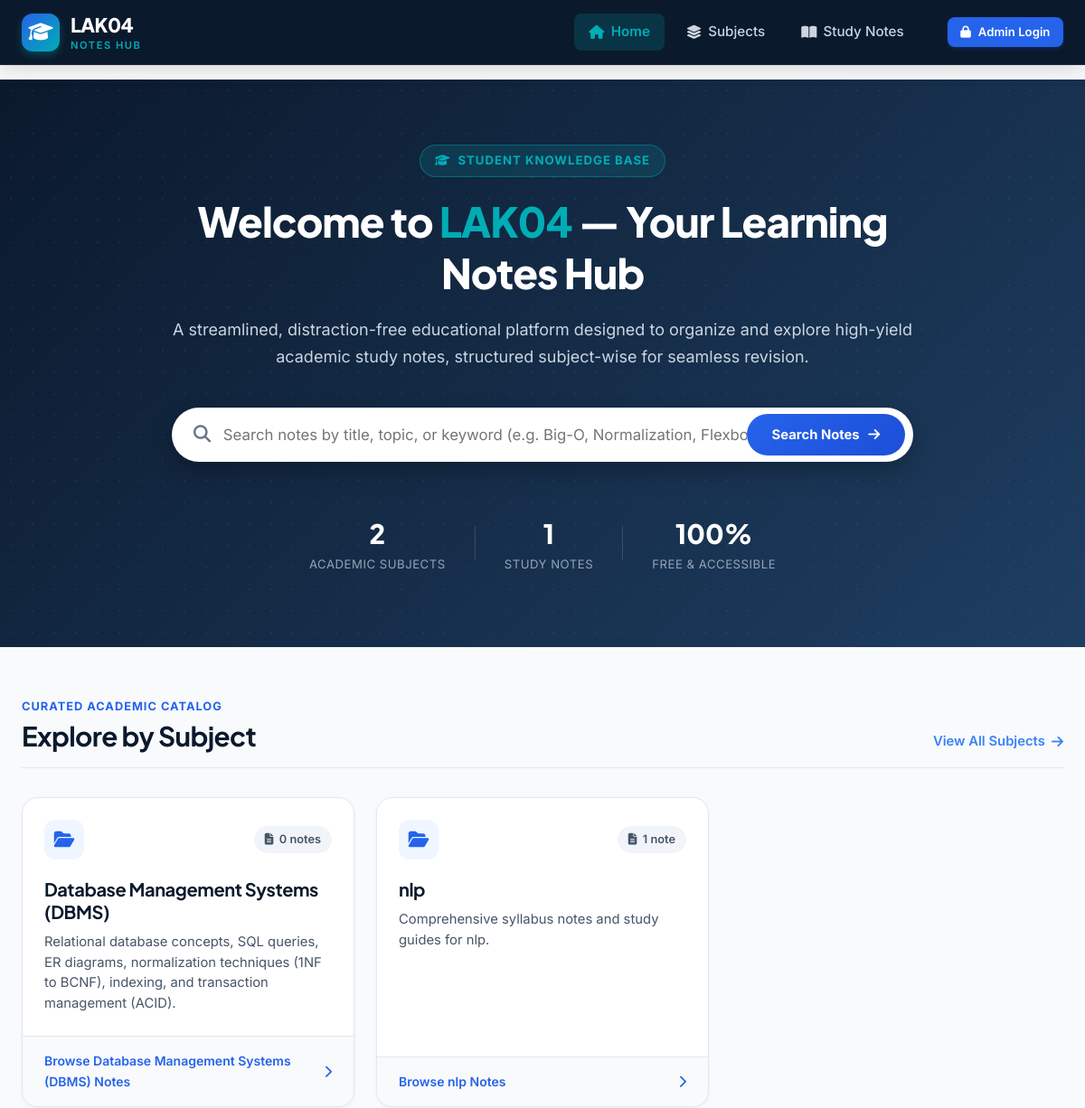
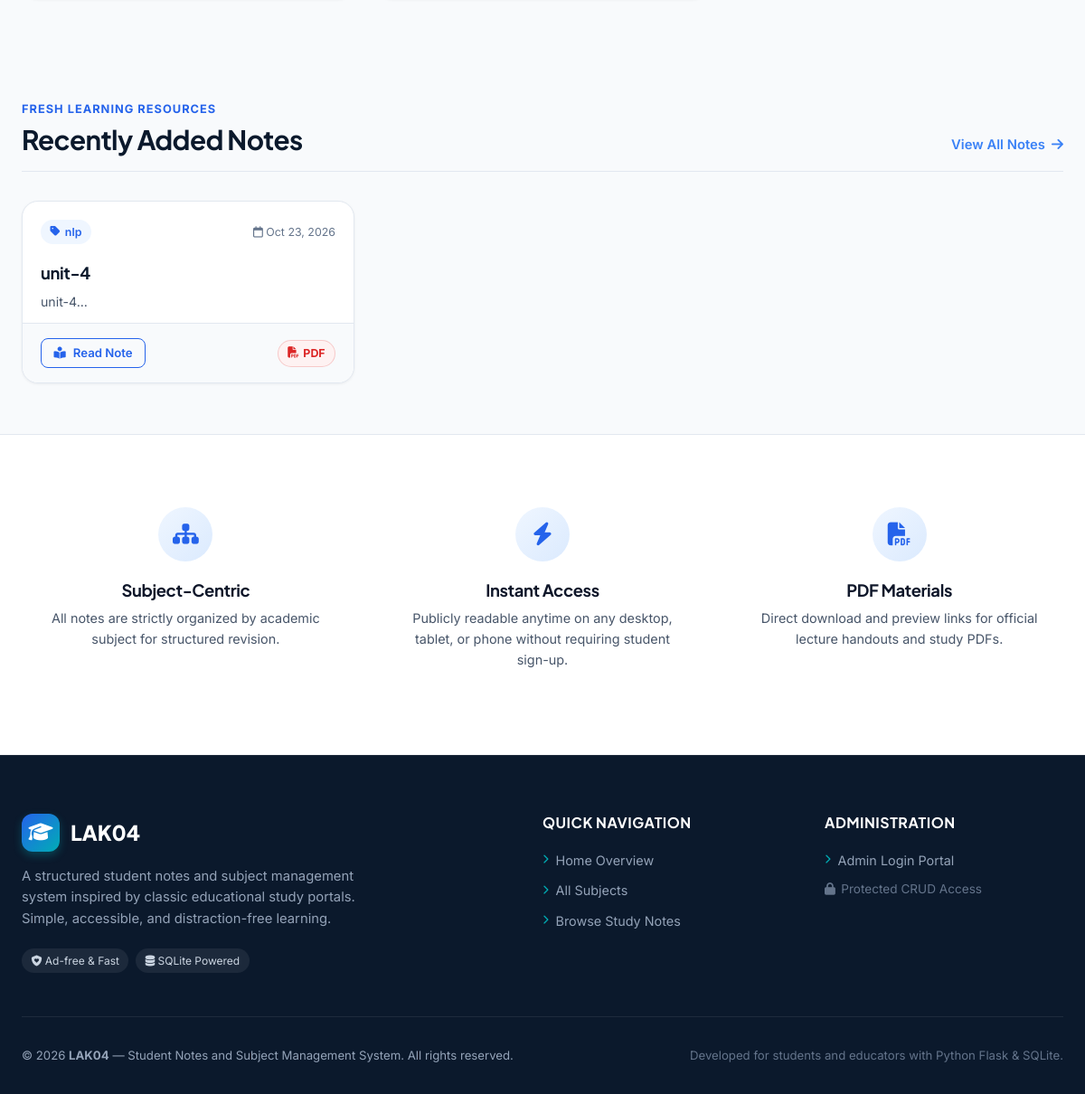
The page / on the database its author committed (2 pictures, top to bottom).
### tables this page shows
CREATE TABLE subjects (
            id INTEGER PRIMARY KEY AUTOINCREMENT,
            name TEXT UNIQUE NOT NULL,
            description TEXT,
            created_at TIMESTAMP DEFAULT CURRENT_TIMESTAMP
        );

CREATE TABLE notes (
            id INTEGER PRIMARY KEY AUTOINCREMENT,
            title TEXT NOT NULL,
            subject_id INTEGER NOT NULL,
            description TEXT,
            content TEXT NOT NULL,
            pdf_url TEXT,
            created_at TIMESTAMP DEFAULT CURRENT_TIMESTAMP,
            updated_at TIMESTAMP DEFAULT CURRENT_TIMESTAMP,
            FOREIGN KEY (subject_id) REFERENCES subjects (id) ON DELETE RESTRICT
        );

### app.py (the view)
@app.route('/')
def index():
    search_query = request.args.get('q', '').strip()
    if search_query:
        return redirect(url_for('notes_list', search=search_query))
    subjects = get_all_subjects()
    recent_notes = get_recent_notes(limit=6)
    total_subjects = count_subjects()
    total_notes = count_notes()
    return render_template(
        'index.html',
        subjects=subjects,
        recent_notes=recent_notes,
        total_subjects=total_subjects,
        total_notes=total_notes
    )

### templates/index.html (shortened to what this page needs)
{% extends "base.html" %}
{% block content %}
<section class="hero-section">
    <div class="hero-pattern-bg"></div>
    <div class="content-container hero-container">
        <div class="hero-content">
            <span class="hero-tag">
                <i class="fa-solid fa-graduation-cap"></i> Student Knowledge Base
            </span>
            <h1 class="hero-title">
                Welcome to <span class="text-accent">LAK04</span> — Your Learning Notes Hub
            </h1>
            <p class="hero-subtitle">
                A streamlined, distraction-free educational platform designed to organize and explore high-yield academic study notes, structured subject-wise for seamless revision.
            </p>
            <form action="{{ url_for('notes_list') }}" method="GET" class="hero-search-form" id="hero-search-form">
                <div class="search-input-wrapper">
                    <i class="fa-solid fa-magnifying-glass search-icon"></i>
                    <input
                        type="text"
                        name="search"
                        id="hero-search-input"
                        placeholder="Search notes by title, topic, or keyword (e.g. Big-O, Normalization, Flexbox)..."
                        autocomplete="off"
                        required
                    >
                    <button type="submit" class="btn btn-search" id="hero-search-submit">
                        <span>Search Notes</span>
                        <i class="fa-solid fa-arrow-right"></i>
                    </button>
                </div>
            </form>
            <div class="hero-stats-row">
                <div class="stat-item">
                    <span class="stat-number">{{ total_subjects }}</span>
                    <span class="stat-label">Academic Subjects</span>
                </div>
                <div class="stat-item">
                    <span class="stat-number">{{ total_notes }}</span>
                    <span class="stat-label">Study Notes</span>
                </div>
                <div class="stat-item">
                    <span class="stat-number">100%</span>
                    <span class="stat-label">Free & Accessible</span>
                </div>
            </div>
        </div>
    </div>
</section>
<section class="section-padding subjects-showcase-section">
    <div class="content-container">
        <div class="section-header">
            <div>
                <span class="section-subtitle">Curated Academic Catalog</span>
                <h2 class="section-title">Explore by Subject</h2>
            </div>
            <a href="{{ url_for('subjects_list') }}" class="view-all-link">
                View All Subjects <i class="fa-solid fa-arrow-right"></i>
            </a>
        </div>
        {% if subjects %}
            <div class="subjects-grid">
                {% for subject in subjects %}
                    <div class="subject-card">
                        <div class="subject-card-body">
                            <div class="subject-icon-header">
                                <div class="subject-icon-badge">
                                    <i class="fa-solid fa-folder-open"></i>
                                </div>
                                <span class="notes-count-badge">
                                    <i class="fa-solid fa-file-lines"></i> {{ subject.notes_count }} {{ 'note' if subject.notes_count == 1 else 'notes' }}
                                </span>
                            </div>
                            <h3 class="subject-name">
                                <a href="{{ url_for('subject_detail', subject_id=subject.id) }}">{{ subject.name }}</a>
                            </h3>
                            <p class="subject-desc">
                                {{ subject.description or 'Comprehensive syllabus notes and study guides for ' ~ subject.name ~ '.' }}
                            </p>
                        </div>
                        <div class="subject-card-footer">
                            <a href="{{ url_for('subject_detail', subject_id=subject.id) }}" class="subject-action-btn">
                                <span>Browse {{ subject.name }} Notes</span>
                                <i class="fa-solid fa-chevron-right"></i>
                            </a>
                        </div>
                    </div>
                {% endfor %}
            </div>
        {% else %}
            <div class="empty-state-box">
                <i class="fa-solid fa-folder-open empty-icon"></i>
                <h3>No Subjects Available Yet</h3>
                <p>The administrator has not added any subjects yet. Check back soon!</p>
            </div>
        {% endif %}
    </div>
</section>
<section class="section-padding notes-showcase-section">
    <div class="content-container">
        <div class="section-header">
            <div>
                <span class="section-subtitle">Fresh Learning Resources</span>
                <h2 class="section-title">Recently Added Notes</h2>
            </div>
            <a href="{{ url_for('notes_list') }}" class="view-all-link">
                View All Notes <i class="fa-solid fa-arrow-right"></i>
            </a>
        </div>
        {% if recent_notes %}
            <div class="notes-grid">
                {% for note in recent_notes %}
                    <article class="note-card">
                        <div class="note-card-header">
                            <span class="subject-tag">
                                <i class="fa-solid fa-tag"></i> {{ note.subject_name }}
                            </span>
                            <span class="note-date">
                                <i class="fa-regular fa-calendar"></i> {{ note.created_at|format_date }}
                            </span>
                        </div>
                        <div class="note-card-body">
                            <h3 class="note-title">
                                <a href="{{ url_for('note_detail', note_id=note.id) }}">{{ note.title }}</a>
                            </h3>
                            <p class="note-snippet">
                                {{ note.description or (note.content[:140] ~ '...') }}
                            </p>
                        </div>
                        <div class="note-card-footer">
                            <a href="{{ url_for('note_detail', note_id=note.id) }}" class="btn btn-outline-primary btn-sm">
                                <i class="fa-solid fa-book-reader"></i> Read Note
                            </a>
                            {% if note.pdf_url %}
                                <a href="{{ note.pdf_url }}" target="_blank" rel="noopener noreferrer" class="pdf-indicator" title="PDF Document Attached">
                                    <i class="fa-solid fa-file-pdf"></i> PDF
                                </a>
                            {% endif %}
                        </div>
                    </article>
                {% endfor %}
            </div>
        {% else %}
            <div class="empty-state-box">
                <i class="fa-regular fa-file-lines empty-icon"></i>
                <h3>No Notes Available Yet</h3>
                <p>New study notes will appear here once published.</p>
            </div>
        {% endif %}
    </div>
</section>
<section class="section-padding features-section">
    <div class="content-container">
        <div class="features-box">
            <div class="feature-item">
                <div class="feature-icon"><i class="fa-solid fa-sitemap"></i></div>
                <h4>Subject-Centric</h4>
                <p>All notes are strictly organized by academic subject for structured revision.</p>
            </div>
            <div class="feature-item">
                <div class="feature-icon"><i class="fa-solid fa-bolt"></i></div>
                <h4>Instant Access</h4>
                <p>Publicly readable anytime on any desktop, tablet, or phone without requiring student sign-up.</p>
            </div>
            <div class="feature-item">
                <div class="feature-icon"><i class="fa-solid fa-file-pdf"></i></div>
                <h4>PDF Materials</h4>
                <p>Direct download and preview links for official lecture handouts and study PDFs.</p>
            </div>
        </div>
    </div>
</section>
{% endblock %}

### templates/base.html (shortened to what this page needs)
<!DOCTYPE html>
<html lang="en">
<head>
    <link rel="stylesheet" href="https://cdnjs.cloudflare.com/ajax/libs/font-awesome/6.5.1/css/all.min.css" />
    <link rel="stylesheet" href="{{ url_for('static', filename='css/style.css') }}">
</head>
<body class="{% block body_class %}{% endblock %}">
    <header class="site-header" id="site-header">
        <div class="header-container">
            <a href="{{ url_for('index') }}" class="brand-logo" id="brand-logo-link">
                <span class="logo-icon-box">
                    <i class="fa-solid fa-graduation-cap"></i>
                </span>
                <span class="logo-text">
                    <span class="logo-title">{{ app_name }}</span>
                    <span class="logo-sub">Notes Hub</span>
                </span>
            </a>
            <nav class="nav-menu" id="primary-nav-menu">
                <ul class="nav-list">
                    <li class="nav-item">
                        <a href="{{ url_for('index') }}" class="nav-link {% if request.endpoint == 'index' %}active{% endif %}">
                            <i class="fa-solid fa-house"></i> Home
                        </a>
                    </li>
                    <li class="nav-item">
                        <a href="{{ url_for('subjects_list') }}" class="nav-link {% if request.endpoint in ['subjects_list', 'subject_detail'] %}active{% endif %}">
                            <i class="fa-solid fa-layer-group"></i> Subjects
                        </a>
                    </li>
                    <li class="nav-item">
                        <a href="{{ url_for('notes_list') }}" class="nav-link {% if request.endpoint in ['notes_list', 'note_detail'] %}active{% endif %}">
                            <i class="fa-solid fa-book-open"></i> Study Notes
                        </a>
                    </li>
                </ul>
                <div class="nav-actions">
                    {% if is_admin_logged_in %}
                        <div class="admin-pill-group">
                            <a href="{{ url_for('admin_dashboard') }}" class="btn btn-outline-primary btn-sm">
                                <i class="fa-solid fa-shield-halved"></i> Dashboard
                            </a>
                            <a href="{{ url_for('admin_logout') }}" class="btn btn-outline-danger btn-sm" title="Log Out">
                                <i class="fa-solid fa-right-from-bracket"></i>
                            </a>
                        </div>
                    {% else %}
                        <a href="{{ url_for('admin_login') }}" class="btn btn-primary btn-sm nav-login-btn">
                            <i class="fa-solid fa-lock"></i> Admin Login
                        </a>
                    {% endif %}
                </div>
            </nav>
        </div>
    </header>
    <main class="main-wrapper" id="main-content">
        {% if custom_error_title %}
            <section class="error-page-container">
                <div class="error-card">
                    <div class="error-icon"><i class="fa-solid fa-compass-drafting"></i></div>
                    <h1 class="error-title">{{ custom_error_title }}</h1>
                    <p class="error-desc">{{ custom_error_message }}</p>
                    <div class="error-actions">
                        <a href="{{ url_for('index') }}" class="btn btn-primary"><i class="fa-solid fa-house"></i> Return to Homepage</a>
                        <a href="{{ url_for('notes_list') }}" class="btn btn-secondary"><i class="fa-solid fa-book-open"></i> Browse Notes</a>
                    </div>
                </div>
            </section>
        {% else %}
            {% block content %}{% endblock %}
        {% endif %}
    </main>
    <footer class="site-footer">
        <div class="footer-container">
            <div class="footer-grid">
                <div class="footer-column brand-col">
                    <div class="footer-brand">
                        <span class="logo-icon-box"><i class="fa-solid fa-graduation-cap"></i></span>
                        <span class="footer-logo-text">{{ app_name }}</span>
                    </div>
                    <p class="footer-desc">
                        A structured student notes and subject management system inspired by classic educational study portals. Simple, accessible, and distraction-free learning.
                    </p>
                    <div class="footer-badges">
                        <span class="badge"><i class="fa-solid fa-shield-heart"></i> Ad-free & Fast</span>
                        <span class="badge"><i class="fa-solid fa-database"></i> SQLite Powered</span>
                    </div>
                </div>
                <div class="footer-column">
                    <h4 class="footer-heading">Quick Navigation</h4>
                    <ul class="footer-links">
                        <li><a href="{{ url_for('index') }}"><i class="fa-solid fa-chevron-right"></i> Home Overview</a></li>
                        <li><a href="{{ url_for('subjects_list') }}"><i class="fa-solid fa-chevron-right"></i> All Subjects</a></li>
                        <li><a href="{{ url_for('notes_list') }}"><i class="fa-solid fa-chevron-right"></i> Browse Study Notes</a></li>
                    </ul>
                </div>
                <div class="footer-column">
                    <h4 class="footer-heading">Administration</h4>
                    <ul class="footer-links">
                        {% if is_admin_logged_in %}
                            <li><a href="{{ url_for('admin_dashboard') }}"><i class="fa-solid fa-chevron-right"></i> Admin Dashboard</a></li>
                            <li><a href="{{ url_for('manage_subjects') }}"><i class="fa-solid fa-chevron-right"></i> Manage Subjects</a></li>
                            <li><a href="{{ url_for('manage_notes') }}"><i class="fa-solid fa-chevron-right"></i> Manage Notes</a></li>
                            <li><a href="{{ url_for('admin_logout') }}"><i class="fa-solid fa-chevron-right"></i> Sign Out</a></li>
                        {% else %}
                            <li><a href="{{ url_for('admin_login') }}"><i class="fa-solid fa-chevron-right"></i> Admin Login Portal</a></li>
                            <li><span class="footer-muted-text"><i class="fa-solid fa-lock"></i> Protected CRUD Access</span></li>
                        {% endif %}
                    </ul>
                </div>
            </div>
            <div class="footer-bottom">
                <p>&copy; {{ current_year }} <strong>{{ app_name }}</strong> — Student Notes and Subject Management System. All rights reserved.</p>
                <p class="footer-subtext">Developed for students and educators with Python Flask & SQLite.</p>
            </div>
        </div>
    </footer>
</body>
</html>

### rows shown on the page
subjects: notes_count "0", notes_count "notes", name "Database Management Systems (DBMS)", description "Relational database concepts, SQL queries, ER diagrams, normalization techniques (1NF to BCNF), indexing, and transaction management (ACID)."
subjects: notes_count "1", notes_count "note", name "nlp", description+name "Comprehensive syllabus notes and study guides for nlp."
notes: subject_name "nlp", created_at "Oct 23, 2026", title "unit-4", description+content "unit-4..."

### other values the page prints
{{ app_name }} "LAK04"
{{ total_subjects }} "2"
{{ total_notes }} "1"
